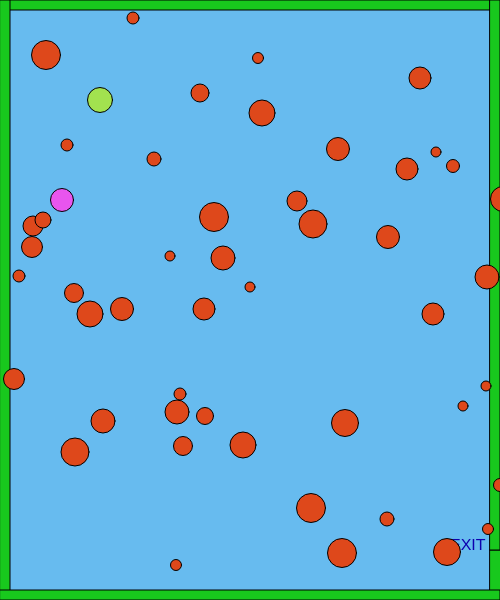
Frame 1 (no input)
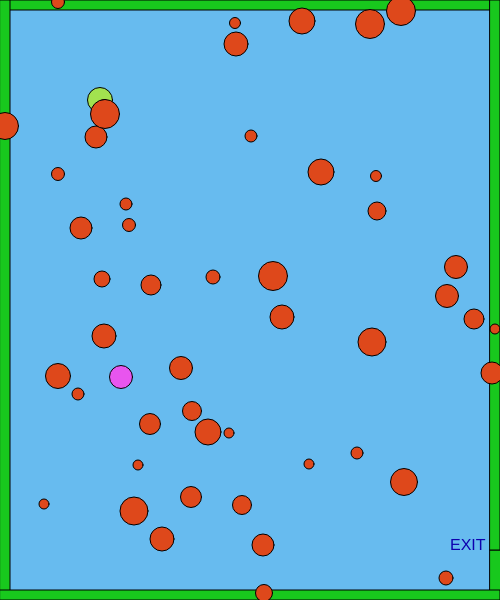
Frame 60 (no input)
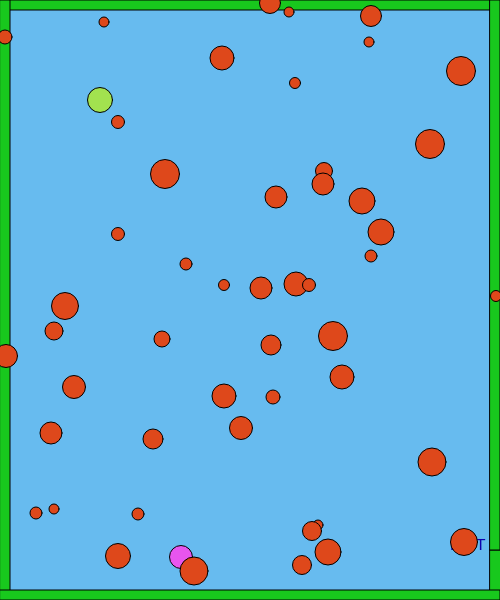
Frame 120 (the mouse pressed at the canvas centre since frame 60)

The p5.js sketch that drew these frames (run headless with seeded random() and noise() and a simulated clock; from frame 60 on, the mouse is pressed at the canvas centre):

// p5.js sketch
// ── sketch.js
//array variables
var myXs =[];
var myYs=[];
var myDs=[];
var mySpeedX=[];
var mySpeedY=[];
//keyboard keys
var w = 87; 
var s = 83;
var a = 65;
var d = 68;
//character variables
var charY = 100
var charX = 100
//mouse click shapes
var mouseShapeX;
var mouseShapeY;
function mouseClicked()
{
    mouseShapeX = mouseX;
    mouseShapeY = mouseY;

}

function setup() 
{
  createCanvas(500, 600);
  //enemy
  for (var f = 0; f < 20; f++)
     {
  mySpeedY[f] = Math.floor(Math.random() * (Math.floor(Math.random() * 5)) + 1);
  mySpeedX[f] = Math.floor(Math.random() * (Math.floor(Math.random() * 5)) + 1);
  myXs[f] = getRandomNumber(500);
  myYs[f] = getRandomNumber(600);
  myDs[f] = getRandomNumber(20);
     }
  //array
  for(var i = 0; i < 50; i++)
    {
  mySpeedY[i] = Math.floor(Math.random() * (Math.floor(Math.random() * 5)) + 1);
  mySpeedX[i] = Math.floor(Math.random() * (Math.floor(Math.random() * 5)) + 1);
  myXs[i] = getRandomNumber(500);
  myYs[i] = getRandomNumber(600);
  myDs[i] = getRandomNumber(20);
    }
}
function getRandomNumber(number)
    {
        return Math.floor(Math.random()*number)+10;
    }
function draw() {
  background(103, 187, 239);
  fill(24, 200, 29);
  rect(490,550,50,80);
  controlCircle();
  createBorders(10);
  drawCharacter();
  exit();
  youWon();
  drawMouseShape();

  for (var f = 0; f < myXs.length; f++) {
        circle(myXs[f], myYs[f], myDs[f]);
    fill (222, 72, 27);
  myXs[f] += mySpeedX[f];
  myYs[f] += mySpeedY[f];
    
      if(myXs[f] > width)
    {
        myXs[f] = 0;
    }
    if(myXs[f] < 0)
    {
        myXs[f] = width;
    }
    if(myYs[f] > height)
    {
        myYs[f] = 0;
    }
    if(myYs[f] < 0)
    {
        myYs[f] = height;
    }
}
}
  for (var i = 0; i < myXs.length; i++) {
        circle(myXs[i], myYs[i], myDs[i]);
  fill (66, 245, 132);
  myXs[i] += mySpeedX[i];
  myYs[i] += mySpeedY[i];
    
      if(myXs[i] > width)
    {
        myXs[i] = 0;
    }
    if(myXs[i] < 0)
    {
        myXs[i] = width;
    }
    if(myYs[i] > height)
    {
        myYs[i] = 0;
    }
    if(myYs[i] < 0)
    {
        myYs[i] = height;
    }
}

function controlCircle(){
  if(charX > width)
    {
        charX = 0;
    }
    if(charX < 0)
    {
        charX = width;
    }
    if(charY > height)
    {
        charY = 0;
    }
    if(charY < 0)
    {
        charY = height;
    }

  if (keyIsDown(s)) {
    charY += 3;
  } else if (keyIsDown(w)) {
    charY -= 3;
  }

  if (keyIsDown(d)) {
    charX += 3;
  } else if (keyIsDown(a)) {
    charX -= 3;
  }
}
function exit()
{
  fill(14, 0, 174 );
  textSize(16);
  text("EXIT", width-50,height-50)
}
function drawMouseShape()
{
  fill(232, 85, 238);
  square(mouseShapeX, mouseShapeY, 25);
}

function youWon (){
  if(charX > width && charY > width-50)
    {
        fill(245, 85, 255);
        stroke(5);
        textSize(26);
        text("You Won", width/2-50, height/2-50);
    }
}
//draw borders
function createBorders(thickness)
{
    // top border
    rect(0,0,width,thickness);
    // left border
    rect(0,0,thickness,height);
    // bottom border
    rect(0, height-thickness,width, thickness);
    // right upper border
    rect(width-thickness,0,thickness,height-50);
}
//create character
function createCharacter(x,y)
{
    charX = x;
    charY = y;
    console.log(charX);
}
//draw character function
  function drawCharacter () 
  {
  fill(162, 226, 79);
  circle(charX,charY,25);
  }
